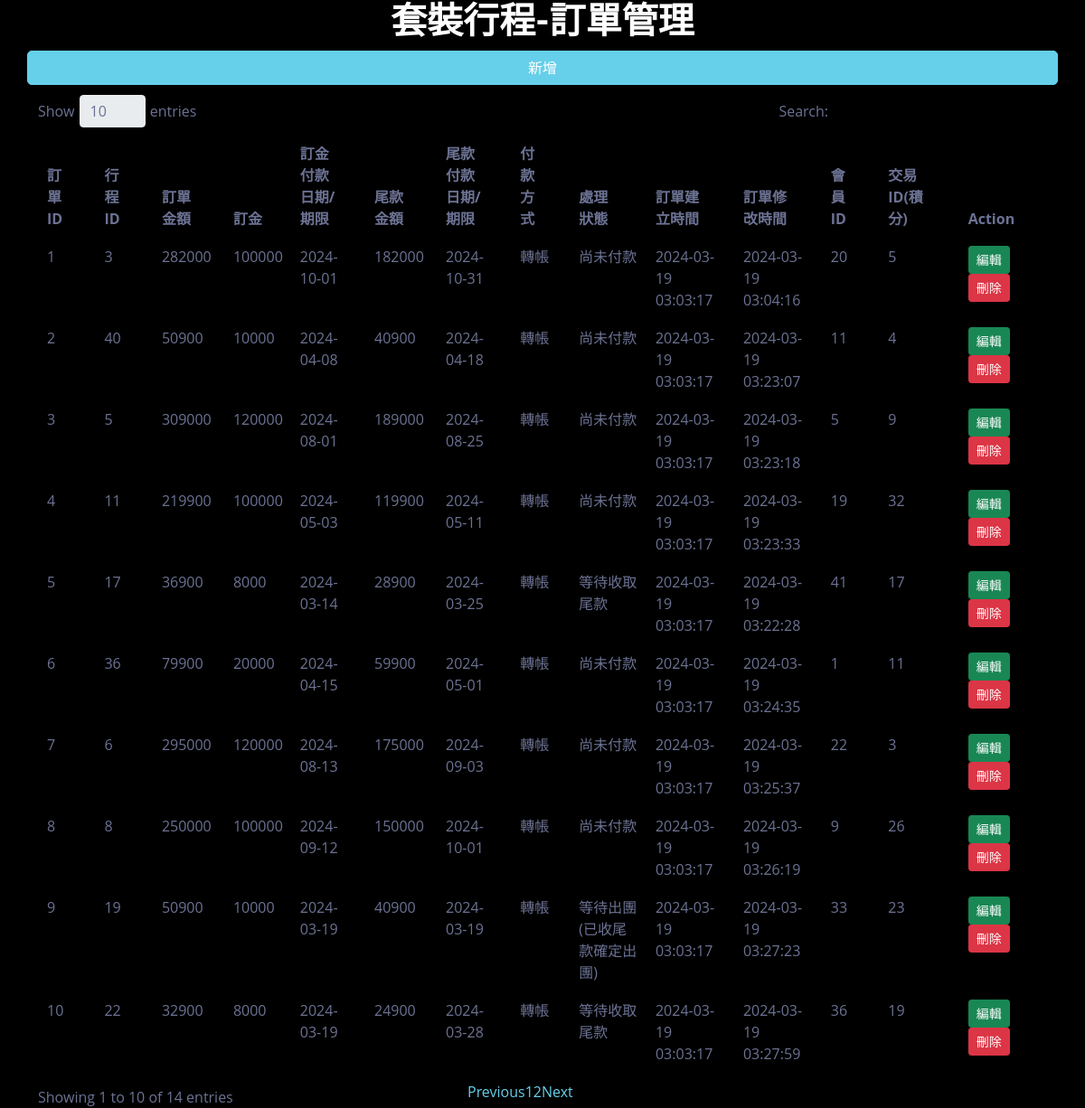
The page /itinerary_order_/itinerary_order.php on the database its author committed.
### tables this page shows
CREATE TABLE `order_group` (
  `order_group_id` int(11) NOT NULL,
  `travel_id` int(11) NOT NULL COMMENT '行程編號',
  `amount` int(11) NOT NULL COMMENT '訂單金額',
  `deposit` int(11) NOT NULL COMMENT '訂金',
  `deposit_date` date NOT NULL COMMENT '訂金付款日期/期限',
  `final_payment` int(11) NOT NULL COMMENT '尾款金額',
  `final_payment_date` date NOT NULL COMMENT '尾款付款日期/期限',
  `pay` varchar(10) NOT NULL COMMENT '付款方式',
  `information` varchar(20) NOT NULL COMMENT '處理狀態',
  `created_at` timestamp NOT NULL DEFAULT current_timestamp() COMMENT '訂單建立時間',
  `edited_at` timestamp NOT NULL DEFAULT current_timestamp() ON UPDATE current_timestamp() COMMENT '訂單修改時間',
  `member_id` int(11) NOT NULL COMMENT '會員id',
  `detail_id` int(11) NOT NULL COMMENT '交易id(積分明細)'
);

### itinerary_order_/itinerary_order.php (the view, shortened to what this page needs)
<!DOCTYPE html>
<html>
<head>
	<link rel="stylesheet" type="text/css" href="bootstrap/css/bootstrap.min.css">
	<link rel="stylesheet" type="text/css" href="datatable/dataTable.bootstrap.min.css">
</head>
<body>
	<div class="container">
		<h1 class="page-header text-center">套裝行程-訂單管理</h1>
		<div class="row">
			<div class="col">
				<div class="row">
					<a href="#addnew" data-toggle="modal" class="btn btn-primary"> 新增</a>
				</div>
				<div class="height10">
				</div>
				<div class="row">
					<table id="myTable" class="table table-bordered table-striped">
						<thead>
							<th>訂單ID</th>
							<th>行程ID</th>
							<th>訂單金額</th>
							<th>訂金</th>
							<th>訂金付款日期/期限</th>
							<th>尾款金額</th>
							<th>尾款付款日期/期限</th>
							<th>付款方式</th>
							<th>處理狀態</th>
							<th>訂單建立時間</th>
							<th>訂單修改時間</th>
							<th>會員ID</th>
							<th>交易ID(積分)</th>
							<th>Action</th>
						</thead>
						<tbody>
							<?php
							include_once('connection.php');
							$sql = "SELECT * FROM order_group";
							$query = $conn->query($sql);
							while ($row = $query->fetch_assoc()) {
								echo
									"<tr>
									<td>" . $row['order_group_id'] . "</td>
									<td>" . $row['travel_id'] . "</td>
									<td>" . $row['amount'] . "</td>
									<td>" . $row['deposit'] . "</td>
									<td>" . $row['deposit_date'] . "</td>
									<td>" . $row['final_payment'] . "</td>
									<td>" . $row['final_payment_date'] . "</td>
									<td>" . $row['pay'] . "</td>
									<td>" . $row['information'] . "</td>
									<td>" . $row['created_at'] . "</td>
									<td>" . $row['edited_at'] . "</td>
									<td>" . $row['member_id'] . "</td>
									<td>" . $row['detail_id'] . "</td>
									<td>
										<a href='#edit_" . $row['order_group_id'] . "' class='btn btn-success btn-sm' data-toggle='modal'><span class='glyphicon glyphicon-edit'></span> 編輯</a>
										<a href='#delete_" . $row['order_group_id'] . "' class='btn btn-danger btn-sm' data-toggle='modal'><span class='glyphicon glyphicon-trash'></span> 刪除</a>
									</td>
								</tr>";
							}
							?>
						</tbody>
					</table>
				</div>
			</div>
		</div>
	</div>
</body>
</html>

### itinerary_order_/itinerary_order.php (style rules this page uses)
.height10 { height: 10px; }

### rows shown on the page
order_group: order_group_id "1", travel "3", amount "282000", deposit "100000", deposit_date "2024-10-01", final_payment "182000", final_payment_date "2024-10-31", pay "轉帳", information "尚未付款", created_at "2024-03-19 03:03:17", edited_at "2024-03-19 03:04:16", member "20", detail "5"
order_group: order_group_id "2", travel "40", amount "50900", deposit "10000", deposit_date "2024-04-08", final_payment "40900", final_payment_date "2024-04-18", pay "轉帳", information "尚未付款", created_at "2024-03-19 03:03:17", edited_at "2024-03-19 03:23:07", member "11", detail "4"
order_group: order_group_id "3", travel "5", amount "309000", deposit "120000", deposit_date "2024-08-01", final_payment "189000", final_payment_date "2024-08-25", pay "轉帳", information "尚未付款", created_at "2024-03-19 03:03:17", edited_at "2024-03-19 03:23:18", member "5", detail "9"
order_group: order_group_id "4", travel "11", amount "219900", deposit "100000", deposit_date "2024-05-03", final_payment "119900", final_payment_date "2024-05-11", pay "轉帳", information "尚未付款", created_at "2024-03-19 03:03:17", edited_at "2024-03-19 03:23:33", member "19", detail "32"
order_group: order_group_id "5", travel "17", amount "36900", deposit "8000", deposit_date "2024-03-14", final_payment "28900", final_payment_date "2024-03-25", pay "轉帳", information "等待收取尾款", created_at "2024-03-19 03:03:17", edited_at "2024-03-19 03:22:28", member "41", detail "17"
order_group: order_group_id "6", travel "36", amount "79900", deposit "20000", deposit_date "2024-04-15", final_payment "59900", final_payment_date "2024-05-01", pay "轉帳", information "尚未付款", created_at "2024-03-19 03:03:17", edited_at "2024-03-19 03:24:35", member "1", detail "11"
order_group: order_group_id "7", travel "6", amount "295000", deposit "120000", deposit_date "2024-08-13", final_payment "175000", final_payment_date "2024-09-03", pay "轉帳", information "尚未付款", created_at "2024-03-19 03:03:17", edited_at "2024-03-19 03:25:37", member "22", detail "3"
order_group: order_group_id "8", travel "8", amount "250000", deposit "100000", deposit_date "2024-09-12", final_payment "150000", final_payment_date "2024-10-01", pay "轉帳", information "尚未付款", created_at "2024-03-19 03:03:17", edited_at "2024-03-19 03:26:19", member "9", detail "26"
order_group: order_group_id "9", travel "19", amount "50900", deposit "10000", deposit_date "2024-03-19", final_payment "40900", final_payment_date "2024-03-19", pay "轉帳", information "等待出團 (已收尾款確定出團)", created_at "2024-03-19 03:03:17", edited_at "2024-03-19 03:27:23", member "33", detail "23"
order_group: order_group_id "10", travel "22", amount "32900", deposit "8000", deposit_date "2024-03-19", final_payment "24900", final_payment_date "2024-03-28", pay "轉帳", information "等待收取尾款", created_at "2024-03-19 03:03:17", edited_at "2024-03-19 03:27:59", member "36", detail "19"
